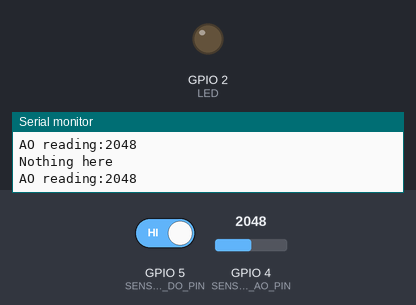
A sketch run on a simulated ESP32-S3. Shown: output pins drawn as LEDs (lit = HIGH), the last lines printed to the serial monitor. The test bench sets the inputs (shaded band); at power-on: GPIO 5 (SENSOR_DO_PIN) HIGH, GPIO 4 (SENSOR_AO_PIN) = 2048.

Above: at 1.2 s.
1.3 s: GPIO 5 (SENSOR_DO_PIN) driven LOW
At 2.6 s:
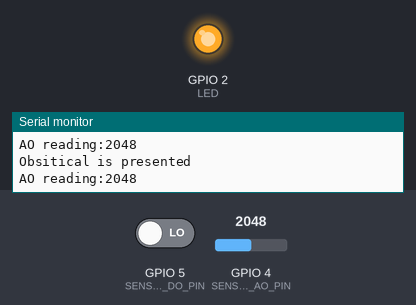
2.9 s: GPIO 5 (SENSOR_DO_PIN) driven HIGH
At 4.0 s:
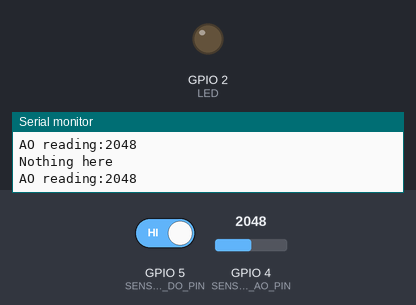
Timing chart, 0 to 5.9 s (numbered marks = the images above; inputs shaded):
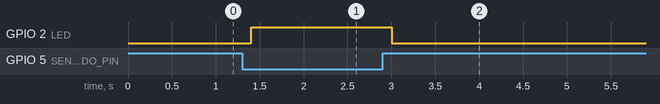

The sketch:

IR_Skeleton.ino
```cpp
/*Replace ? in the code*/

#include <Arduino.h>

/*
    Reading the output of IR Sensor
    TODOs:
        1. Print a message to the Serial Monitor to show whether the IR Sensor is detecting an obstacle or not
        2. Turn ON the LED when the IR Sensor detects an obstacle
*/


// Define the GPIO pin to which the IR Sensor is connected
// Using "#define", we can define a constant value that can be used throughout the code
#define SENSOR_DO_PIN 5 // ESP32 pin connected to DO pin of IR sensor
#define SENSOR_AO_PIN 4 // ESP32 pin connected to AO pin of IR sensor
#define LED 2 // ESP32 pin connected to LED

void setup() {


    Serial.begin(9600);   // Initialize the Serial Monitor and set baud rate

    /*
        Here, since we are reading IR sensor state
        We will set the GPIO pin to which the IR Sensor is connected as INPUT of ESP32
        This will allow us to read the state of DO pin of IR sensor using the "digitalRead()" function
        and read the value of AO pin of IR sensor using the "analogRead()" function
    */
    pinMode(SENSOR_DO_PIN, INPUT);
    pinMode(SENSOR_AO_PIN, INPUT);
    // set LED pin mode
    pinMode(LED, OUTPUT);
}

void loop() {
    /*
        Read the state of the IR Sensor
        The "digitalRead()" function is used to read the state of the IR Sensor

        The "digitalRead()" function will return the state of the DO pin, either HIGH or LOW, or 1 or 0
        HIGH or 1 means the pin is at HIGH voltage (3.3V)
        LOW or 0 means the pin is at LOW voltage (0V)

        The "analogRead()" function will return the reading of AO pin, limited to the resolution of the analog to digital converter of ESP32 S3, which is 0-4095 for 12 bits
        We use a variable "state" to store the state of the IR Sensor DO output and value of AO output
    */
    int state = digitalRead(SENSOR_DO_PIN);
    int value= analogRead(SENSOR_AO_PIN);
    // We will use if-else statement to check the state of the IR Sensor and turn on LED when the IR Sensor detects an obstacle
    // Print a message to the Serial Monitor to show whether the IR Sensor is detecting an obstacle or not
    //Turn ON the LED when the IR Sensor detects an obstacle

    if (state == LOW){
        // If the IR Sensor is detecting an obstacle
        Serial.println("Obsitical is presented");
        digitalWrite(LED,HIGH);
    }
    else{
        //If the IR Sensor is NOT detecting an obstacle
        Serial.println("Nothing here");
        digitalWrite(LED,LOW);

    }
    //print the reading of AO output
    Serial.print("AO reading:");
    Serial.println(value);
    delay(200); // Delay 0.1s to avoid reading the state too fast

    /*
        You may adjust the sensitivity of the IR Sensor
        By using a screwdriver to adjust the potentiometer on the IR Sensor module
    */
}
```

Measured:
- after the input at 1.3 s, GPIO 2 (LED): LOW → HIGH after 0.10 s
- after the input at 2.9 s, GPIO 2 (LED): HIGH → LOW after 0.11 s
